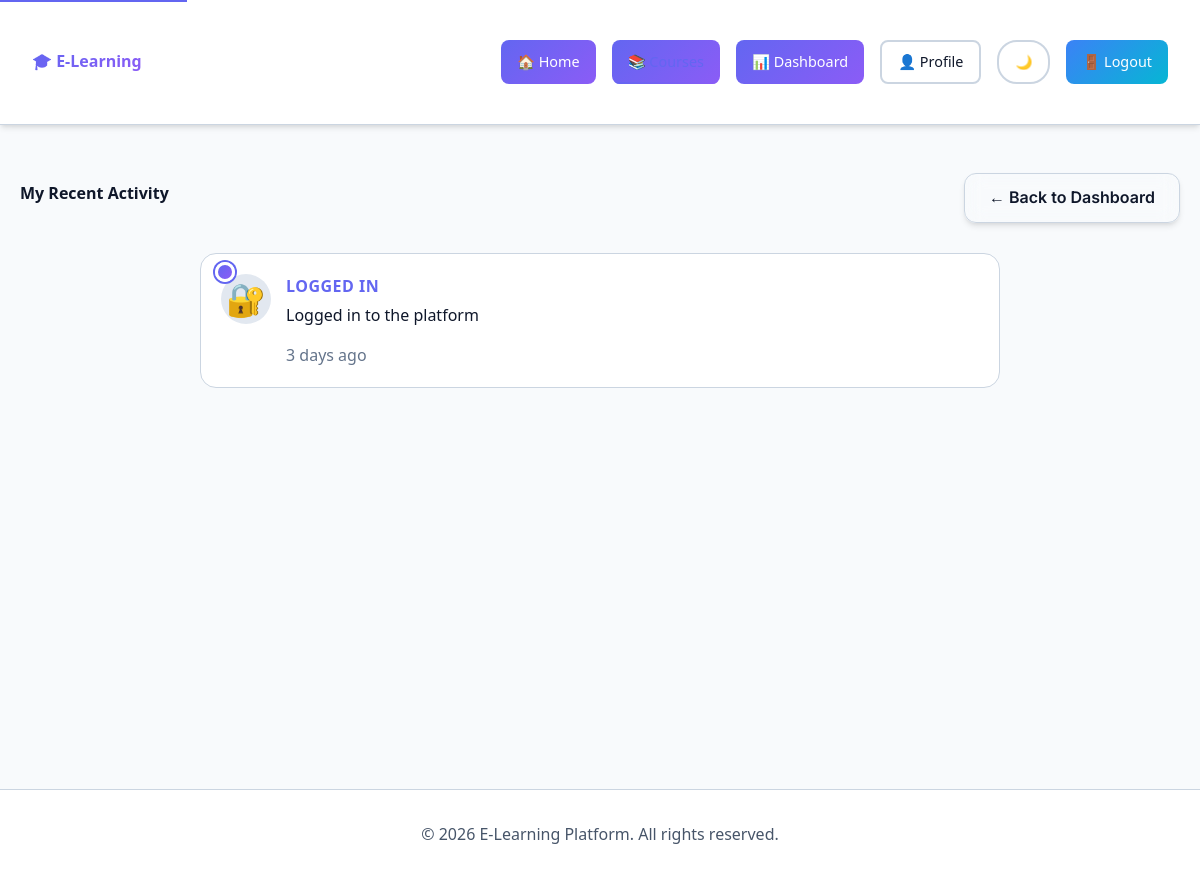
The page /courses/my-activity/ (signed in) on the database its author committed.
### learnapp/models.py (models this page shows, shortened)
class UserActivity(models.Model):
    ACTIVITY_TYPE_CHOICES = (
        ('watched_video', 'Watched Video'),
        ('completed_lesson', 'Completed Lesson'),
        ('enrolled_course', 'Enrolled in Course'),
        ('started_test', 'Started Test'),
        ('completed_test', 'Completed Test'),
        ('viewed_course', 'Viewed Course'),
        ('downloaded_resource', 'Downloaded Resource'),
        ('logged_in', 'Logged In'),
        ('registered', 'Registered'),
    )
    user = models.ForeignKey(User, on_delete=models.CASCADE, related_name='activities')
    activity_type = models.CharField(max_length=30, choices=ACTIVITY_TYPE_CHOICES)
    course = models.ForeignKey(Course, on_delete=models.CASCADE, null=True, blank=True, related_name='activities')
    video = models.ForeignKey(Video, on_delete=models.CASCADE, null=True, blank=True, related_name='activities')
    test = models.ForeignKey(Test, on_delete=models.CASCADE, null=True, blank=True, related_name='activities')
    description = models.CharField(max_length=500)
    timestamp = models.DateTimeField(auto_now_add=True)
    class Meta:
        ordering = ['-timestamp']
        verbose_name_plural = 'User Activities'
    def get_relative_time(self):
        from django.utils import timezone
        now = timezone.now()
        diff = now - self.timestamp
        if diff.days > 0:
            return f"{diff.days} day{'s' if diff.days > 1 else ''} ago"
        elif diff.seconds >= 3600:
            hours = diff.seconds // 3600
            return f"{hours} hour{'s' if hours > 1 else ''} ago"
        elif diff.seconds >= 60:
            minutes = diff.seconds // 60
            return f"{minutes} minute{'s' if minutes > 1 else ''} ago"
        else:
            return "Just now"

### learnapp/views.py (the view)
# urls.py: path('my-activity/', views.my_activity, name='my_activity'),
@login_required
def my_activity(request):
    activities = UserActivity.objects.filter(user=request.user)[:10]
    return render(request, 'my_activity.html', {
        'activities': activities
    })

### templates/my_activity.html (shortened to what this page needs)
{% extends 'base.html' %}
{% block content %}
<div class="container">
    <div class="page-header">
        <h1>My Recent Activity</h1>
        <a href="{% url 'dashboard' %}" class="btn btn-secondary">← Back to Dashboard</a>
    </div>
    <div class="activities-container">
        {% if activities %}
            <div class="activities-list">
                {% for activity in activities %}
                    <div class="activity-item">
                        <div class="activity-icon">
                            {% if activity.activity_type == 'watched_video' %}
                                🎥
                            {% elif activity.activity_type == 'completed_lesson' %}
                                ✅
                            {% elif activity.activity_type == 'enrolled_course' %}
                                📚
                            {% elif activity.activity_type == 'started_test' %}
                                📝
                            {% elif activity.activity_type == 'completed_test' %}
                                🏆
                            {% elif activity.activity_type == 'viewed_course' %}
                                👁️
                            {% elif activity.activity_type == 'downloaded_resource' %}
                                📥
                            {% elif activity.activity_type == 'logged_in' %}
                                🔐
                            {% elif activity.activity_type == 'registered' %}
                                🆔
                            {% else %}
                                📌
                            {% endif %}
                        </div>
                        <div class="activity-content">
                            <div class="activity-type">{{ activity.get_activity_type_display }}</div>
                            <div class="activity-description">{{ activity.description }}</div>
                            <div class="activity-meta">
                                <span class="activity-time">{{ activity.get_relative_time }}</span>
                            </div>
                        </div>
                    </div>
                {% endfor %}
            </div>
        {% else %}
            <div class="no-activities">
                <p>No recent activity found.</p>
                <a href="{% url 'course_list' %}" class="btn btn-primary">Browse Courses</a>
            </div>
        {% endif %}
    </div>
</div>
{% endblock %}

### static/css/optimized.css (style rules this page uses)
* { margin: 0; padding: 0; box-sizing: border-box; }
html { scroll-behavior: smooth; }
body { font-family: 'Segoe UI', -apple-system, BlinkMacSystemFont, 'Poppins', sans-serif; font-size: var(--text-base); line-height: 1.6; color: var(--text-primary); background-color: var(--bg-primary); transition: background-color var(--transition-normal), color var(--transition-normal); -webkit-font-smoothing: antialiased; -moz-osx-font-smoothing: grayscale; }
.container { max-width: 1280px; margin: 0 auto; padding: 0 var(--spacing-md); }
@media (min-width: 768px) { .container { padding: 0 var(--spacing-lg); } }
.activity-item { position: relative; padding-left: var(--spacing-2xl); margin-bottom: var(--spacing-lg); }
.activity-item::before { content: ''; position: absolute; left: 14px; top: 8px; width: 14px; height: 14px; border-radius: var(--radius-full); background: var(--gradient-primary); border: 3px solid var(--bg-card); box-shadow: 0 0 0 2px var(--primary-color); }
.activity-time { font-size: var(--text-xs); color: var(--text-muted); }
.activity-content { color: var(--text-secondary); font-size: var(--text-sm); line-height: 1.5; }
.activity-meta { display: flex; gap: var(--spacing-sm); margin-top: var(--spacing-sm); }
.btn { display: inline-flex; align-items: center; justify-content: center; gap: var(--spacing-xs); padding: var(--spacing-sm) var(--spacing-lg); border: none; border-radius: var(--radius-md); font-size: var(--text-base); font-weight: 600; text-decoration: none; cursor: pointer; transition: all var(--transition-fast); background-color: var(--primary-color); color: var(--text-inverse); min-height: 44px; }
.btn-secondary { background-color: var(--bg-card); color: var(--text-primary); border: 1px solid var(--border-color); }
.page-header { text-align: center; margin-bottom: var(--spacing-xl); }
.page-header h1 { font-size: var(--text-3xl); color: var(--text-primary); margin-bottom: var(--spacing-sm); }
.stat-card, .course-card, .card, .btn { will-change: transform; backface-visibility: hidden; -webkit-backface-visibility: hidden; }
@media (min-width: 1200px) { .container { max-width: 1200px; } }

### templates/my_activity.html (style rules this page uses)
.page-header { display: flex; justify-content: space-between; align-items: center; margin-bottom: 30px; }
.activities-container { max-width: 800px; margin: 0 auto; }
.activities-list { display: flex; flex-direction: column; gap: 15px; }
.activity-item { display: flex; gap: 15px; background: var(--bg-card); padding: 20px; border-radius: var(--radius-lg); border: 1px solid var(--border-color); transition: all var(--transition-normal); }
.activity-icon { font-size: 2rem; flex-shrink: 0; width: 50px; height: 50px; display: flex; align-items: center; justify-content: center; background: var(--bg-secondary); border-radius: var(--radius-full); }
.activity-content { flex: 1; }
.activity-type { font-weight: 600; color: var(--primary-color); margin-bottom: 5px; font-size: var(--text-sm); text-transform: uppercase; letter-spacing: 0.5px; }
.activity-description { color: var(--text-primary); margin-bottom: 10px; font-size: var(--text-base); }
.activity-meta { display: flex; gap: 15px; font-size: var(--text-sm); color: var(--text-secondary); }

### rows shown on the page
UserActivity: activity_type "LOGGED IN", description "Logged in to the platform", get_relative_time "3 days ago"
